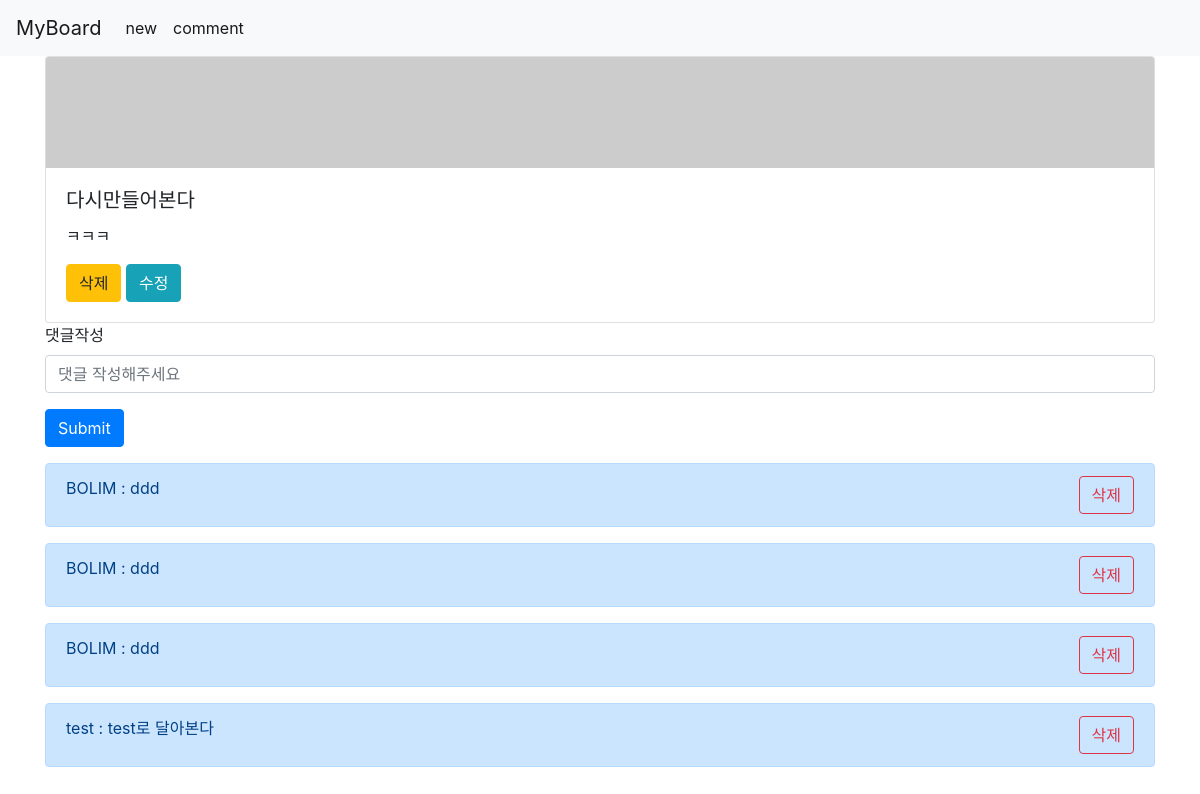
/articles/9/, run on the app's committed database.
### articles/models.py (models this page shows)
class Article(models.Model):
    title = models.CharField(max_length=100)   # 제한두고 작성, title 100자 이하로 제한
    content = models.TextField()
    user = models.ForeignKey(settings.AUTH_USER_MODEL, on_delete=models.CASCADE)

class Comment(models.Model):
    content = models.TextField()
    article = models.ForeignKey(Article, on_delete=models.CASCADE)
    user = models.ForeignKey(settings.AUTH_USER_MODEL, on_delete=models.CASCADE)

### articles/views.py (the view)
# urls.py: path('<int:article_id>/', views.detail, name='detail'),
def detail(request, article_id):
    article = Article.objects.get(id=article_id)
    context = {
        'article': article
    }
    return render(request, 'articles/detail.html', context)

### articles/templates/articles/detail.html (shortened to what this page needs)
{% extends 'articles/base.html' %}
{% block body %}
    <div class="card">
      <img src="https://picsum.photos/id/{{article.id}}/1000/100" class="card-img-top" alt="...">
          <div class="card-body">
            <h5 class="card-title">{{article.title}}</h5>
            <p class="card-text">{{article.content}}</p>
            <a class="btn btn-warning" role= "button" href="{% url 'articles:delete' article.id %}"> 삭제 </a>
            <a class="btn btn-info" role= "button" href="{% url 'articles:update' article.id %}"> 수정 </a>
          </div>
    </div>
    <form action="{% url 'articles:comment_create' article.id %}" method="post">
        <div class="form-group">
            <label for="content">댓글작성</label>
            <input autofocus type="text" class="form-control" id="content" placeholder="댓글 작성해주세요" name="content">
        </div>
      <button type="submit" class="btn btn-primary">Submit</button>
    </form>
<div class="my-3">
    {% for comment in article.comment_set.all %}
        <div class="alert alert-primary d-flex justify-content-between" role="alert">
          {{comment.user}} : {{comment.content}}
            <a class="btn btn-outline-danger" href="{% url 'articles:comment_delete' article.id comment.id %}" role="button">삭제</a>
        </div>
    {% endfor %}
</div>
{% endblock %}

### articles/templates/articles/base.html (shortened to what this page needs)
<!DOCTYPE html>
<html lang="en">
<head>
    <link rel="stylesheet" href="https://stackpath.bootstrapcdn.com/bootstrap/4.3.1/css/bootstrap.min.css">
</head>
<body>
    <nav class="navbar navbar-expand-lg navbar-light bg-light">
      <a class="navbar-brand" href="{% url 'articles:index' %}">MyBoard</a>
      <div class="collapse navbar-collapse" id="navbarNavAltMarkup">
        <div class="navbar-nav">
          <a class="nav-item nav-link active" href="{% url 'articles:create' %}">new <span class="sr-only">(current)</span></a>
          <a class="nav-item nav-link active" href="{% url 'articles:comment_all' %}">comment <span class="sr-only">(current)</span></a>
        </div>
      </div>
    </nav>
    <div class="container">
    {% block body %}
    {% endblock %}
    </div>
</body>
</html>

### data on the page
Article: title "다시만들어본다", content "ㅋㅋㅋ"
Comment: user "BOLIM", content "ddd"
Comment: user "BOLIM", content "ddd"
Comment: user "BOLIM", content "ddd"
Comment: user "test", content "test로 달아본다"
